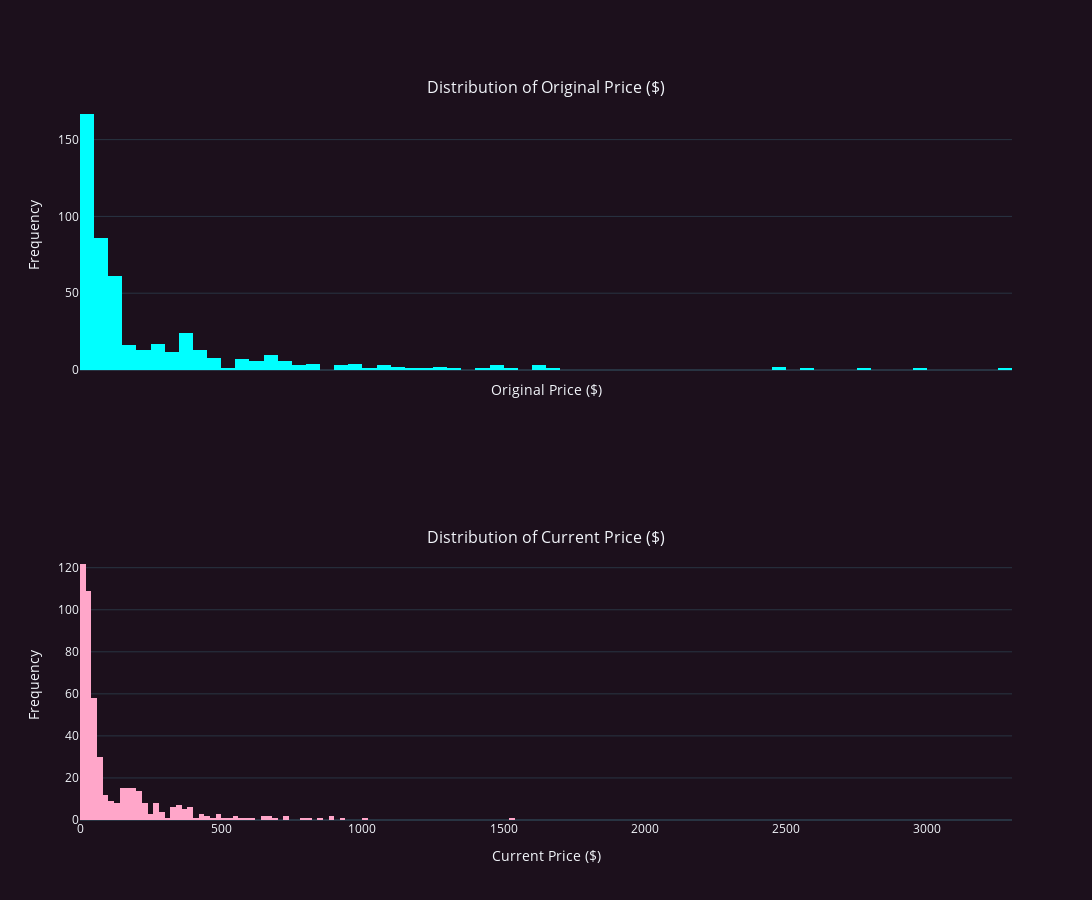

The notebook cell this image was saved under:
### Code cell
fig = make_subplots(rows=2, cols=1, shared_xaxes=True,  # align the x-axes for correct scale
                    subplot_titles=("Distribution of Original Price ($)", "Distribution of Current Price ($)"))

fig.add_trace(go.Histogram(x=df_original_price["Original Price ($)"], nbinsx=120, marker_color='cyan', showlegend=False), row=1, col=1)

fig.add_trace(go.Histogram(x=df_original_price["Price ($)"], nbinsx=80, marker_color='#ffa6c9', showlegend=False), row=2, col=1)

fig.update_layout(template="plotly_dark", paper_bgcolor='#1c101c', plot_bgcolor='#1c101c',
                  xaxis_title="", yaxis_title="Frequency", title_font=dict(size=22, color='white'), height=900, width=1100)

fig.update_xaxes(title_text="Original Price ($)", row=1, col=1)
fig.update_xaxes(title_text="Current Price ($)", row=2, col=1)
fig.update_yaxes(title_text="Frequency", row=1, col=1)
fig.update_yaxes(title_text="Frequency", row=2, col=1)
fig.show()

### Figure 1 — Plotly figure (JSON) as saved in the notebook; plotly's stock layout.template omitted (floating-point values rounded to 4 significant figures; data arrays with more than 128 entries replaced by an {"elided": "..."} marker saying what was removed)
{"data": [{"marker": {"color": "cyan"}, "nbinsx": 120, "showlegend": false, "type": "histogram", "x": {"elided": "487 float values"}, "xaxis": "x", "yaxis": "y"}, {"marker": {"color": "#ffa6c9"}, "nbinsx": 80, "showlegend": false, "type": "histogram", "x": {"elided": "487 float values"}, "xaxis": "x2", "yaxis": "y2"}], "layout": {"annotations": [{"font": {"size": 16}, "showarrow": false, "text": "Distribution of Original Price ($)", "x": 0.5, "xanchor": "center", "xref": "paper", "y": 1, "yanchor": "bottom", "yref": "paper"}, {"font": {"size": 16}, "showarrow": false, "text": "Distribution of Current Price ($)", "x": 0.5, "xanchor": "center", "xref": "paper", "y": 0.375, "yanchor": "bottom", "yref": "paper"}], "height": 900, "paper_bgcolor": "#1c101c", "plot_bgcolor": "#1c101c", "title": {"font": {"color": "white", "size": 22}}, "width": 1100, "xaxis": {"anchor": "y", "domain": [0, 1], "matches": "x2", "showticklabels": false, "title": {"text": "Original Price ($)"}}, "xaxis2": {"anchor": "y2", "domain": [0, 1], "title": {"text": "Current Price ($)"}}, "yaxis": {"anchor": "x", "domain": [0.625, 1], "title": {"text": "Frequency"}}, "yaxis2": {"anchor": "x2", "domain": [0, 0.375], "title": {"text": "Frequency"}}}}
